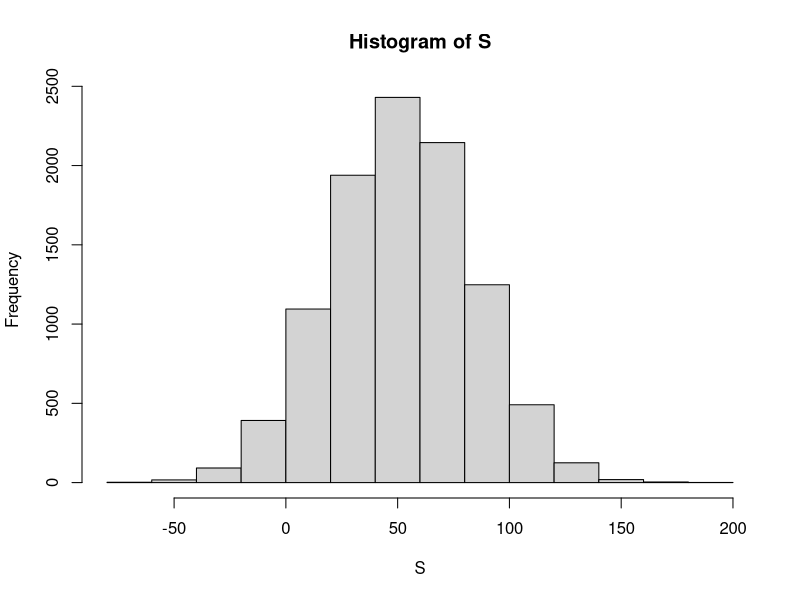

The R script that drew this image: (Note: this script raises an error after producing the figure.)
#Variables Aleatorias

#Las variables aleatorias son resultados numéricos resultantes de procesos aleatorios. Podemos generar fácilmente variables aleatorias usando algunos de los ejemplos simples que hemos mostrado. Por ejemplo, defina X como 1 si una cuenta es azul y roja de lo contrario:

cuentas <- rep( c("rojas", "azules"), times = c(2,3))
X <- ifelse(sample(cuentas, 1) == "azules", 1, 0)

#Aquí X es una variable aleatoria: cada vez que seleccionamos una nueva cuenta, el resultado cambia aleatoriamente. Vea abajo:

ifelse(sample(cuentas, 1) == "azules", 1, 0)
#> [1] 1
ifelse(sample(cuentas, 1) == "azules", 1, 0)
#> [1] 0
ifelse(sample(cuentas, 1) == "azules", 1, 0)
#> [1] 0

#A veces es 1 a veces es 0

##Modelos de Muestreo

#Muchos procedimientos de generación de datos, aquellos que producen los datos que estudiamos, pueden modelarse bastante bien como si fueran sacados de una urna. Por ejemplo, podemos modelar el proceso de sondeo de votantes probables extrayendo 0 (republicanos) y 1 (demócratas) de una urna que contiene el código 0 y 1 para todos los votantes probables. 

#En los estudios epidemiológicos, a menudo asumimos que los sujetos de nuestro estudio son una muestra aleatoria de la población de interés. Los datos relacionados con un resultado específico se pueden modelar como una muestra aleatoria de una urna que contiene el resultado de toda la población de interés. 

#De manera similar, en la investigación experimental, a menudo asumimos que los organismos individuales que estamos estudiando, por ejemplo, gusanos, moscas o ratones, son una muestra aleatoria de una población más grande. 

#Los experimentos aleatorios también se pueden modelar mediante sorteos de una urna dada la forma en que los individuos se asignan a los grupos: cuando se asigna, se extrae el grupo al azar. 

#Por lo tanto, los modelos de muestreo son omnipresentes en la ciencia de datos. Los juegos de casino ofrecen una gran cantidad de ejemplos de situaciones del mundo real en las que se utilizan modelos de muestreo para responder preguntas específicas. Por lo tanto, comenzaremos con tales ejemplos.


#Supongamos que un casino muy pequeño lo contrata para consultar si deben instalar ruedas de ruleta. Para simplificar el ejemplo, supondremos que jugarán 1000 personas y que el único juego que puede jugar en la rueda de la ruleta es apostar al rojo o al negro. 

#El casino quiere que pronostiques cuánto dinero ganarán o perderán. Quieren un rango de valores y, en particular, quieren saber cuál es la probabilidad de perder dinero. Si esta probabilidad es demasiado alta, dejarán de instalar ruedas de ruleta.

#Vamos a definir una variable aleatoria S que representará las ganancias totales del casino. 

#Comencemos construyendo la urna. 

#Una rueda de ruleta tiene 18 casillas rojas, 18 casillas negras y 2 verdes. Así que jugar un color en un juego de ruleta es equivalente a sacar de esta urna:

color <- rep(c("Negras", "Rojas", "Verdes"), c(18, 18, 2))


#Los 1000 resultados de 1000 personas jugando son sorteos independientes de esta urna. Si sale rojo, el jugador gana y el casino pierde un dólar, por lo que sacamos -$1. 

#De lo contrario, el casino gana un dólar y nosotros sacamos $1. Para construir nuestra variable aleatoria S, podemos usar este código:

n <- 1000
X <- sample(ifelse(color == "Rojas", -1, 1),  n, replace = TRUE)
X[1:10]

#Como conocemos las proporciones de 1 y -1, podemos generar todo con una línea de código, sin definir el color:

X <- sample(c(-1,1), n, replace = TRUE, prob=c(9/19, 10/19))

#Llamamos a esto un modelo de muestreo ya que estamos modelando el comportamiento aleatorio de la ruleta con el muestreo de los sorteos de una urna. Las ganancias totales S, son simplemente la suma de estos 1000 sorteos independientes:

X <- sample(c(-1,1), n, replace = TRUE, prob=c(9/19, 10/19))
S <- sum(X)
S

##La distribución de probabilidad de una variable aleatoria


#Si ejecuta el código anterior, verá que S cambia cada vez. 

#Esto se debe, por supuesto, a que S es una variable aleatoria. 

#La distribución de probabilidad de una variable aleatoria nos dice la probabilidad de que el valor observado caiga en cualquier intervalo dado. 

#Entonces, por ejemplo, si queremos saber la probabilidad de que perdamos dinero, estamos preguntando la probabilidad de que S esté en el intervalo S<0. 

#Tenga en cuenta que si podemos definir una función de distribución acumulativa F(a)=Pr(S≤a), entonces podremos responder cualquier pregunta relacionada con la probabilidad de los eventos definidos por nuestra variable aleatoria S, incluido el evento S<0 . 

#Llamamos a esta F la función de distribución de la variable aleatoria.

#Podemos estimar la función de distribución de la variable aleatoria S usando una simulación de Monte Carlo para generar muchas realizaciones de la variable aleatoria. Con este código, ejecutamos el experimento de hacer que 1000 personas jueguen a la ruleta, una y otra vez, específicamente B=10000 veces:


n <- 1000
B <- 10000
ganadores_ruleta <- function(n){
  X <- sample(c(-1,1), n, replace = TRUE, prob=c(9/19, 10/19))
  sum(X)
}

S <- replicate(B, ganadores_ruleta(n))

#Ahora podemos preguntarnos lo siguiente: en nuestras simulaciones, ¿con qué frecuencia obtuvimos sumas menores o iguales a a?

#mean(S <= a)

#Esta será una muy buena aproximación de F(a) y podemos responder fácilmente a la pregunta del casino: ¿qué probabilidad hay de que perdamos dinero?

#Podemos ver que es bastante bajo:

mean(S<0)

#Podemos visualizar la distribución de S creando un histograma que muestre la probabilidad F(b)−F(a) para varios intervalos (a,b] :

Fa <- mean(S<0) #Probabilidad de Perder
Fb <- mean(S>0) #Probabilidad de Ganar

#Grafico Histograma 

hist(S)


#Vemos que la distribución parece ser aproximadamente normal. Una gráfica qq confirmará que la aproximación normal es casi una aproximación perfecta para esta distribución. 

#Si, de hecho, la distribución es normal, entonces todo lo que necesitamos para definir la distribución es el promedio y la desviación estándar. Debido a que tenemos los valores originales a partir de los cuales se crea la distribución, podemos calcularlos fácilmente con mean(S) y sd(S). La curva azul que ve añadida al histograma de arriba es una densidad normal con este promedio y desviación estándar.

#Este promedio y esta desviación estándar tienen nombres especiales. Se conocen como el valor esperado y el error estándar de la variable aleatoria S. 

#Hablaremos más sobre esto en la siguiente sección.

#La teoría estadística proporciona una forma de derivar la distribución de variables aleatorias definidas como sorteos aleatorios independientes de una urna.

#Específicamente, en nuestro ejemplo anterior, podemos mostrar que (S+n)/2 sigue una distribución binomial. Por lo tanto, no necesitamos ejecutar simulaciones de MonteCarlo para conocer la distribución de probabilidad de S. 

#Hicimos esto con fines ilustrativos.

#Podemos usar la función dbinom y pbinom para calcular las probabilidades exactamente. Por ejemplo, para calcular Pr(S<0) observamos que:

#Pr(S<0)=Pr((S+n)/2<(0+n)/2)

#Y podemos usar pbinom para calcular

#Pr(S≤0)

n <- 1000
pbinom(n/2, size = n, prob = 10/19)

#Debido a que esta es una función de probabilidad discreta, para obtener Pr(S<0) en lugar de Pr(S≤0), escribimos:

pbinom(n/2-1, size = n, prob = 10/19)


#Para los detalles de la distribución binomial, puede consultar cualquier libro de probabilidad básica o incluso Wikipedia.

#Aquí no cubrimos estos detalles. 

#En cambio, discutiremos una aproximación increíblemente útil proporcionada por la teoría matemática que se aplica generalmente a sumas y promedios de extracciones de cualquier urna: 

#El Teorema del Límite Central (CLT).


###Distribuciones versus distribuciones de probabilidad


#Antes de continuar, hagamos una importante distinción y conexión entre la distribución de una lista de números y una distribución de probabilidad. 

#En el capítulo de visualización, describimos cómo cualquier lista de números x1,…,xn tiene una distribución. 
#La definición es bastante sencilla. 

#Definimos F(a) como la función que nos dice qué proporción de la lista es menor o igual que a. Debido a que son resúmenes útiles cuando la distribución es aproximadamente normal, definimos el promedio y la desviación estándar. Estos se definen con una operación directa del vector que contiene la lista de números x:

m <- sum(X)/length(X)
s <- sqrt(sum((X - m)^2) / length(X))

#Una variable aleatoria X tiene una función de distribución. Para definir esto, no necesitamos una lista de números. Es un concepto teórico. En este caso, definimos la distribución como la F(a) que responde a la pregunta: 

#¿cuál es la probabilidad de que X sea menor o igual que a?
  
#No hay lista de números.

#Sin embargo, si X se define sacando de una urna con números, entonces hay una lista: la lista de números dentro de la urna. 

#En este caso, la distribución de esa lista es la distribución de probabilidad de X y el promedio y la desviación estándar de esa lista son el valor esperado y el error estándar de la variable aleatoria.

#Otra forma de pensar que no involucra una urna es ejecutar una simulación de Monte Carlo y generar una lista muy grande de resultados de X. 

#Estos resultados son una lista de números. La distribución de esta lista será una muy buena aproximación de la distribución de probabilidad de X.

#Cuanto más larga sea la lista, mejor será la aproximación. El promedio y la desviación estándar de esta lista se aproximarán al valor esperado y al error estándar de la variable aleatoria.


###Notación para variables aleatorias

#En los libros de texto de estadística, las letras mayúsculas se utilizan para indicar variables aleatorias y aquí seguimos esta convención. 

#Se utilizan letras minúsculas para los valores observados. 

#Verá una notación que incluye ambos. 

#Por ejemplo, verá eventos definidos como X≤x. 

#Aquí X es una variable aleatoria, por lo que es un evento aleatorio, y x es un valor arbitrario y no aleatorio. 

#Entonces, por ejemplo, X podría representar el número en una tirada de dado y x representará un valor real, vemos 1, 2, 3, 4, 5 o 6. 

#Entonces, en este caso, la probabilidad de X = x es 1/6 independientemente del valor observado x. 

#Esta notación es un poco extraña porque, cuando hacemos preguntas sobre probabilidad, X no es una cantidad observada. 

#En cambio, es una cantidad aleatoria que veremos en el futuro. Podemos hablar sobre lo que esperamos que sea, qué valores son probables, pero no qué es. 

#Pero una vez que tenemos datos, vemos una realización de X. Entonces, los científicos de datos hablan de lo que podría haber sido después de ver lo que realmente sucedió.

###El valor esperado y el error estándar

#Hemos descrito modelos de muestreo para sorteos. 

#Ahora repasaremos la teoría matemática que nos permite aproximar las distribuciones de probabilidad para la suma de sorteos. 

#Una vez que hagamos esto, podremos ayudar al casino a predecir cuánto dinero ganarán. 

#El mismo enfoque que usamos para la suma de los sorteos será útil para describir la distribución de los promedios y la proporción que necesitaremos para comprender cómo funcionan las encuestas.

#El primer concepto importante a aprender es el valor esperado. En los libros de estadística, es común usar la letra E así:

#E[X]

#para denotar el valor esperado de la variable aleatoria X

#Una variable aleatoria variará alrededor de su valor esperado de tal manera que si toma el promedio de muchos, muchos sorteos, el promedio de los sorteos se aproximará al valor esperado, acercándose cada vez más a medida que haga más sorteos.

#La estadística teórica proporciona técnicas que facilitan el cálculo de los valores esperados en diferentes circunstancias. Por ejemplo, una fórmula útil nos dice que el valor esperado de una variable aleatoria definida por un sorteo es el promedio de los números en la urna. En la urna que se usa para modelar las apuestas al rojo en la ruleta, tenemos 20 dólares de uno y 18 dólares de uno menos. El valor esperado es así:

#E[X]=(20+−18)/38

#que es alrededor de 5 centavos. 

#Es un poco contradictorio decir que X varía alrededor de 0,05, cuando los únicos valores que toma son 1 y -1.

#Una forma de dar sentido al valor esperado en este contexto es darse cuenta de que si jugamos una y otra vez, el casino gana, en promedio, 5 centavos por juego. Una simulación de Monte Carlo lo confirma:

B <- 10^6
x <- sample(c(-1,1), B, replace = TRUE, prob=c(9/19, 10/19))
mean(x)

#En general, si la urna tiene dos resultados posibles, digamos a y b, con proporciones p y 1−p respectivamente, el promedio es:


#E[X]=ap+b(1−p)

#Para ver esto, observe que si hay n cuentas en la urna, entonces tenemos np como y n(1−p) bs y como el promedio es la suma, n×a×p+n×b×(1−p ), dividido por el total n, obtenemos que la media es ap+b(1−p).

A#hora, la razón por la que definimos el valor esperado es porque esta definición matemática resulta útil para aproximar las distribuciones de probabilidad de la suma, que luego es útil para describir la distribución de promedios y proporciones. 

#El primer dato útil es que el valor esperado de la suma de los sorteos es:

#número de sorteos × promedio de los números en la urna

#Entonces, si 1000 personas juegan a la ruleta, el casino espera ganar, en promedio, alrededor de 1000 × $0,05 = $50. Pero este es un valor esperado. ¿Qué tan diferente puede ser una observación del valor esperado? El casino realmente necesita saber esto. ¿Cuál es el abanico de posibilidades? Si los números negativos son demasiado probables, no instalarán ruedas de ruleta.

#La teoría estadística responde una vez más a esta pregunta. El error estándar (SE) nos da una idea del tamaño de la variación alrededor del valor esperado. En los libros de estadística, es común usar:

#SE[X]

#para denotar el error estándar de una variable aleatoria.

#Si nuestros sorteos son independientes, entonces el error estándar de la suma viene dado por la ecuación:

#raiz cuadrada del número de sorteos × desviación estándar de los números en la urna

#Usando la definición de desviación estándar, podemos deducir, con un poco de matemática, que si una urna contiene dos valores a y b con proporciones p y (1−p), respectivamente, la desviación estándar es:


#∣b−a∣√p( 1 − p).


#Entonces, en nuestro ejemplo de la ruleta, la desviación estándar de los valores dentro de la urna es:

#∣1−( − 1)∣√10/ 1 9×9/19

#o:

2 * sqrt(90)/19


#El error estándar nos dice la diferencia típica entre una variable aleatoria y su expectativa. Dado que un sorteo es obviamente la suma de un solo sorteo, podemos usar la fórmula anterior para calcular que la variable aleatoria definida por un sorteo tiene un valor esperado de 0.05 y un error estándar de aproximadamente 1. 

#Esto tiene sentido ya que obtenemos 1 o -1, con 1 ligeramente favorecido sobre -1.

#Usando la fórmula anterior, la suma de 1000 personas jugando tiene un error estándar de alrededor de $32:

n <- 1000
sqrt(n) * 2 * sqrt(90)/19

#Como resultado, cuando 1000 personas apuestan al rojo, se espera que el casino gane $50 con un error estándar de $32. Por lo tanto, parece una apuesta segura. Pero aún no hemos respondido a la pregunta: 

#¿qué probabilidad hay de perder dinero? Aquí el CLT ayudará. Central Limit Theorem

#Nota avanzada: antes de continuar, debemos señalar que los cálculos de probabilidad exactos para las ganancias del casino se pueden realizar con la distribución binomial. 

#Sin embargo, aquí nos enfocamos en el CLT, que generalmente se puede aplicar a sumas de variables aleatorias de una manera que la distribución binomial no puede.

###Desviacion Estandar de la poblacion vrs la Desviacion Estardard de la Muestra 

#La desviación estándar de una lista x (abajo usamos alturas como ejemplo) se define como la raíz cuadrada del promedio de las diferencias al cuadrado:

library(dslabs)
x <- heights$height
m <- mean(x)
s <- sqrt(mean((x-m)^2))

#Sin embargo, tenga en cuenta que la función sd devuelve un resultado ligeramente diferente:

identical(s, sd(x))
#> [1] <FALSE
s-sd(x)

#Esto se debe a que la función sd R no devuelve la sd de la lista, sino que utiliza una fórmula que estima las desviaciones estándar de una población a partir de una muestra aleatoria X1,…,XN que, por razones no discutidas aquí, divide la suma de los cuadrados por el N−1.


#Puede ver que este es el caso escribiendo:

n <- length(x)
s-sd(x)*sqrt((n-1) / n)

#Para toda la teoría discutida aquí, debe calcular la desviación estándar real como se define:

sqrt(mean((x-m)^2))

#Así que tenga cuidado al usar la función sd en R. 

#Sin embargo, tenga en cuenta que a lo largo del libro a veces usamos la función sd cuando realmente queremos la SD real. 

#Esto se debe a que cuando el tamaño de la lista es grande, estos dos son prácticamente equivalentes ya que √(N−1)/N≈1.

###Teorema del límite central CLT


#El teorema del límite central (CLT) nos dice que cuando el número de sorteos, también llamado tamaño de la muestra, es grande, la distribución de probabilidad de la suma de los sorteos independientes es aproximadamente normal. 

#Debido a que los modelos de muestreo se utilizan para tantos procesos de generación de datos, el CLT se considera una de las ideas matemáticas más importantes de la historia.

#Anteriormente, discutimos que si sabemos que la distribución de una lista de números se aproxima a la distribución normal, todo lo que necesitamos para describir la lista es el promedio y la desviación estándar.

#También sabemos que lo mismo se aplica a las distribuciones de probabilidad. Si una variable aleatoria tiene una distribución de probabilidad que se aproxima a la distribución normal, todo lo que necesitamos para describir la distribución de probabilidad es el promedio y la desviación estándar, denominados valor esperado y error estándar.

#Anteriormente ejecutamos esta simulación de Monte Carlo:

n <- 1000
B <- 10000
ganadores_ruleta <- function(n){
  X <- sample(c(-1,1), n, replace = TRUE, prob=c(9/19, 10/19))
  sum(X)
}
S <- replicate(B, ganadores_ruleta(n))

#El Teorema del Límite Central (CLT) nos dice que la suma S se aproxima mediante una distribución normal.

#Usando las fórmulas anteriores, sabemos que el valor esperado y el error estándar son:

n * (20-18)/38 
#> [1] 52.6
sqrt(n) * 2 * sqrt(90)/19 
#> [1] 31.6

#Los valores teóricos anteriores coinciden con los obtenidos con la simulación Monte Carlo:

mean(S)
#> [1] 52.2
sd(S)

#Usando el CLT, podemos omitir la simulación de Monte Carlo y en su lugar calcular la probabilidad de que el casino pierda dinero usando esta aproximación:

mu <- n * (20-18)/38
se <-  sqrt(n) * 2 * sqrt(90)/19 
pnorm(0, mu, se)
#> [1] 0.0478

 
#Que también está muy de acuerdo con nuestro resultado de Monte Carlo:

mean(S < 0)

####¿Qué tan grande es grande en el teorema del límite central?
